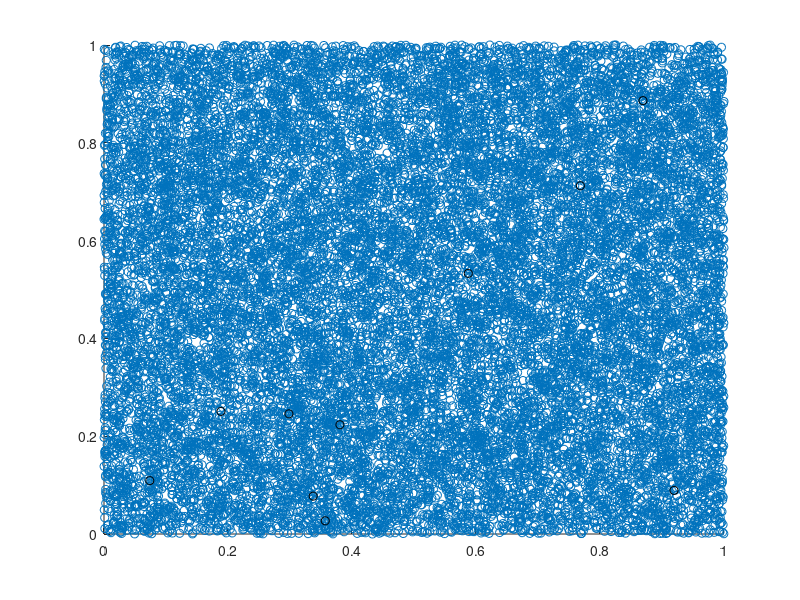
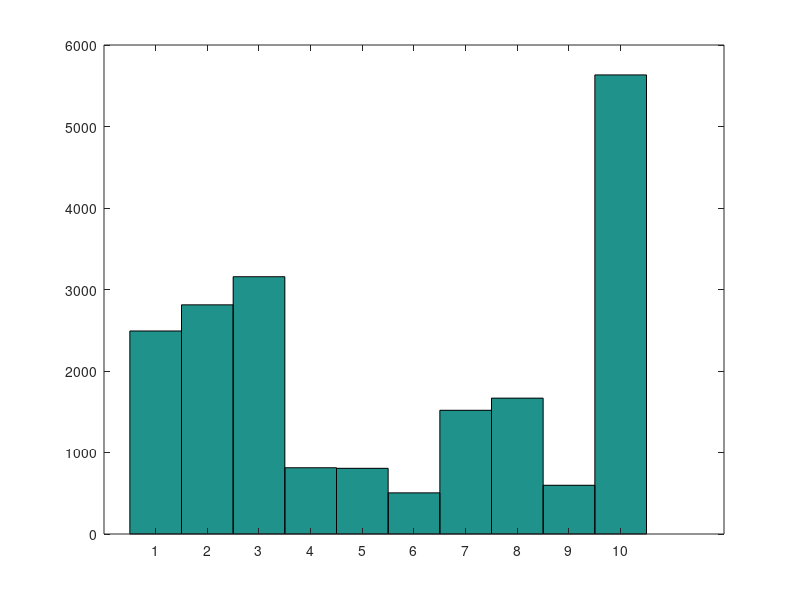
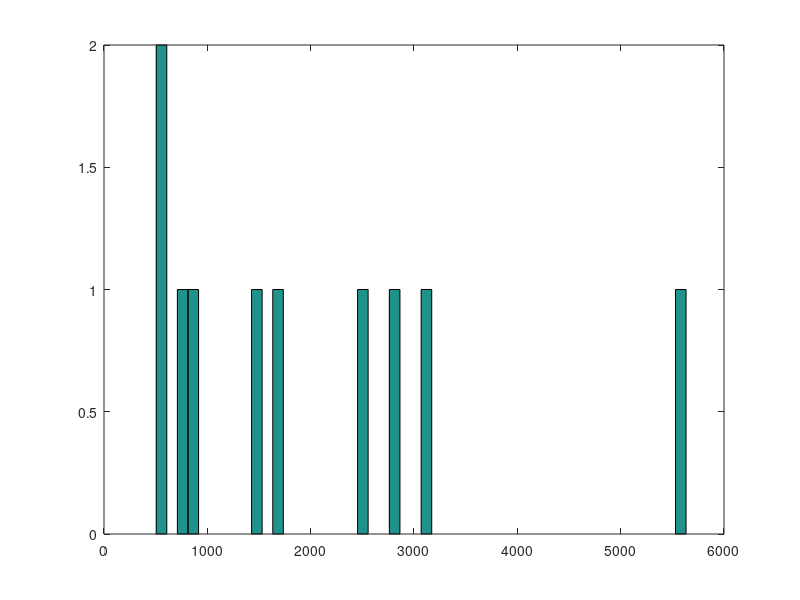

Write the MATLAB code that produced these figures, in order.
clear all
close all

SP_number = 10;
Peer_number = 20000;

SPs = rand([SP_number,2]);
peers = rand([Peer_number,2]);

scatter(peers(:,1), peers(:,2), 'b+');
hold on
scatter(SPs(:,1), SPs(:,2), 'k');

for j = 1:1:Peer_number
    nearest_dist(j) = 100;
    place(j) = -1;
    
    Peer_lat = peers(j,1);
    Peer_long = peers(j,2);

    for i = 1:1:SP_number

        SP_lat = SPs(i,1);
        SP_long = SPs(i,2);

        distance(i) = sqrt((SP_lat - Peer_lat)^2 + (SP_long - Peer_long)^2);

        if (distance(i) < nearest_dist(j))
            nearest_dist(j) = distance(i);
            place(j) = i;
        end
    end
end

figure
hist(place, [1:SP_number]);
group_sizes = hist(place, [1:SP_number]);

figure
hist(group_sizes, 50);
group_size_dist = hist(group_sizes, 50);
